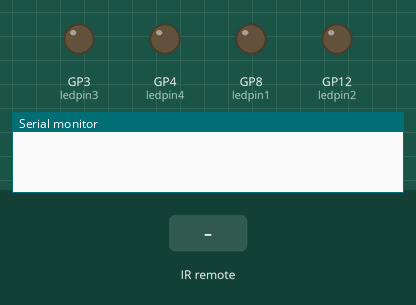
Bench run of a sketch on a simulated Raspberry Pi Pico. Parts: output pins drawn as LEDs (lit = HIGH), the last lines printed to the serial monitor. The test bench sets the inputs (shaded band).

Above: at 1.2 s.
1.3 s: infrared code 0x42 received
At 3.1 s:
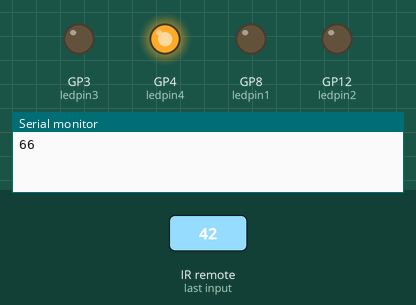
3.4 s: infrared code 0x1C received
At 4.2 s:
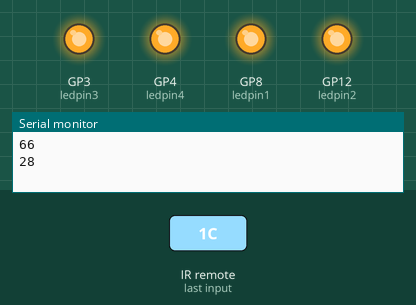
4.9 s: infrared code 0x42 received
At 5.0 s:
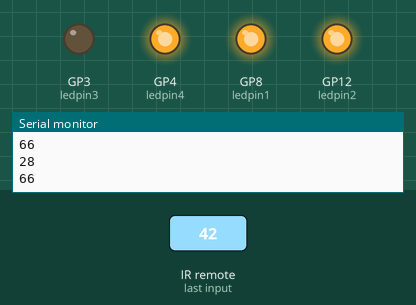
6.6 s: infrared code 0xC received
At 7.8 s:
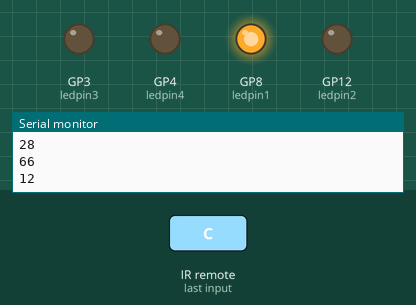
8.1 s: infrared code 0x18 received
At 9.0 s:
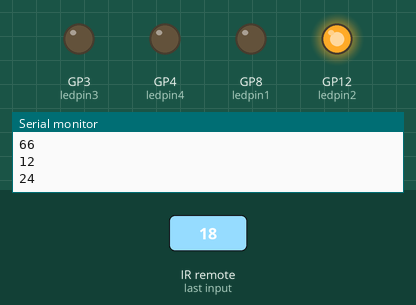
Timing chart, 0 to 10.6 s (numbered marks = the images above; inputs shaded):
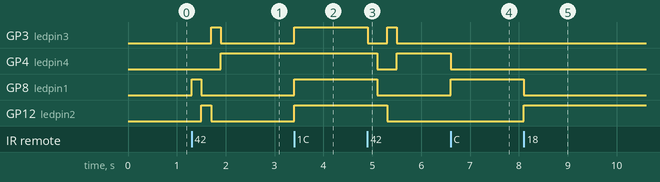

The sketch:

17_Light_Control_with_Remote.ino
```cpp
#include <Arduino.h>
#include "PinDefinitionsAndMore.h"
#include <IRremote.hpp>

const int ledpin1 = 8;
const int ledpin2 = 12;
const int ledpin3 = 3;
const int ledpin4 = 4;

void setup() {
    pinMode(ledpin1, OUTPUT);
    pinMode(ledpin2, OUTPUT);
     pinMode(ledpin3, OUTPUT);
    pinMode(ledpin4, OUTPUT);

    Serial.begin(115200);
    IrReceiver.begin(IR_RECEIVE_PIN, ENABLE_LED_FEEDBACK);
}

void loop() {
    if (IrReceiver.decode()) {
        if (IrReceiver.decodedIRData.protocol != UNKNOWN) {
          Serial.println(IrReceiver.decodedIRData.command);
            switch(IrReceiver.decodedIRData.command) {

                case 12://1
                   digitalWrite(ledpin2, LOW);
                   digitalWrite(ledpin3, LOW);
                   digitalWrite(ledpin4, LOW);
                   digitalWrite(ledpin1, HIGH);
                    delay(1000);

                    break;
                case 24://2
                digitalWrite(ledpin1, LOW);
                   digitalWrite(ledpin3, LOW);
                   digitalWrite(ledpin4, LOW);
                   digitalWrite(ledpin2, HIGH);
                    delay(1000);
                   break;
                case 94://3
               digitalWrite(ledpin2, LOW);
                   digitalWrite(ledpin4, LOW);
                   digitalWrite(ledpin1, LOW);
                   digitalWrite(ledpin3, HIGH);
                    delay(1000);
                   break;
                case 8://4
               digitalWrite(ledpin2, LOW);
                   digitalWrite(ledpin3, LOW);
                   digitalWrite(ledpin1, LOW);
                   digitalWrite(ledpin4, HIGH);
                    delay(1000);
                   break;
                     case 28://5
               digitalWrite(ledpin2, HIGH);
                   digitalWrite(ledpin3, HIGH);
                   digitalWrite(ledpin1, HIGH);
                   digitalWrite(ledpin4, HIGH);
                    delay(1000);
                   break;
                     case 90://6
               digitalWrite(ledpin2, LOW);
                   digitalWrite(ledpin3, LOW);
                   digitalWrite(ledpin1, LOW);
                   digitalWrite(ledpin4, LOW);
                    delay(1000);
                   break;
                       case 66://7

                   digitalWrite(ledpin3, LOW);
                   digitalWrite(ledpin1, HIGH);
                    delay(200);
                    digitalWrite(ledpin1, LOW);
                    digitalWrite(ledpin3, LOW);
                   digitalWrite(ledpin2, LOW);
                   digitalWrite(ledpin4, LOW);
                  digitalWrite(ledpin2, HIGH);
                    delay(200);
                    digitalWrite(ledpin2, LOW);
                    digitalWrite(ledpin3, HIGH);
                    delay(200);
                     digitalWrite(ledpin3, LOW);
                     digitalWrite(ledpin4, HIGH);
                    delay(200);
                   break;
                default:
                   break;
            }
        }
        IrReceiver.resume();
      }
}
```

PinDefinitionsAndMore.h
```cpp
// (licence header left out)
/*
 * Pin mapping table for different platforms
 *
 * Platform     IR input    IR output   Tone      Core/Pin schema
 * --------------------------------------------------------------
 * DEFAULT/AVR  2           3           4         Arduino
 * ATtinyX5     0|PB0       4|PB4       3|PB3     ATTinyCore
 * ATtiny167    3|PA3       2|PA2       7|PA7     ATTinyCore
 * ATtiny167    9|PA3       8|PA2       5|PA7     Digispark original core
 * ATtiny84      |PB2        |PA4        |PA3     ATTinyCore
 * ATtiny88     3|PD3       4|PD4       9|PB1     ATTinyCore
 * ATtiny3217  18|PA1      19|PA2      20|PA3     MegaTinyCore
 * ATtiny1604   2           3|PA5       %
 * ATtiny816   14|PA1      16|PA3       1|PA5     MegaTinyCore
 * ATtiny1614   8|PA1      10|PA3       1|PA5     MegaTinyCore
 * SAMD21       3           4           5
 * ESP8266      14|D5       12|D6       %
 * ESP32        15          4          27
 * ESP32-C3     6           7          10
 * BluePill     PA6         PA7       PA3
 * APOLLO3      11          12          5
 * RP2040       3|GPIO15    4|GPIO16    5|GPIO17
 */
//#define _IR_MEASURE_TIMING // For debugging purposes.

#if defined(__AVR__)
#if defined(__AVR_ATtiny25__) || defined(__AVR_ATtiny45__) || defined(__AVR_ATtiny85__) // Digispark board. For use with ATTinyCore.
#include "ATtinySerialOut.hpp" // TX is at pin 2 - Available as Arduino library "ATtinySerialOut". Saves 700 bytes program memory and 70 bytes RAM for ATtinyCore.
#define IR_RECEIVE_PIN  PIN_PB0
#define IR_SEND_PIN     PIN_PB4 // Pin 2 is serial output with ATtinySerialOut. Pin 1 is internal LED and Pin3 is USB+ with pullup on Digispark board.
#define TONE_PIN        PIN_PB3
#define _IR_TIMING_TEST_PIN PIN_PB3

#  elif defined(__AVR_ATtiny87__) || defined(__AVR_ATtiny167__) // Digispark pro board
#include "ATtinySerialOut.hpp" // Available as Arduino library "ATtinySerialOut"
// For ATtiny167 Pins PB6 and PA3 are usable as interrupt source.
#  if defined(ARDUINO_AVR_DIGISPARKPRO)
// For use with Digispark original core
#define IR_RECEIVE_PIN   9 // PA3 - on Digispark board labeled as pin 9
//#define IR_RECEIVE_PIN  14 // PB6 / INT0 is connected to USB+ on DigisparkPro boards
#define IR_SEND_PIN      8 // PA2 - on Digispark board labeled as pin 8
#define TONE_PIN         5 // PA7 - on Digispark board labeled as pin 5
#define _IR_TIMING_TEST_PIN 10 // PA4
#  else
// For use with ATTinyCore
#define IR_RECEIVE_PIN  PIN_PA3 // On Digispark board labeled as pin 9 - INT0 is connected to USB+ on DigisparkPro boards
#define IR_SEND_PIN     PIN_PA2 // On Digispark board labeled as pin 8
#define TONE_PIN        PIN_PA7 // On Digispark board labeled as pin 5
#  endif

#  elif defined(__AVR_ATtiny84__) // For use with ATTinyCore
#include "ATtinySerialOut.hpp" // Available as Arduino library "ATtinySerialOut". Saves 128 bytes program memory.
#define IR_RECEIVE_PIN   PIN_PB2 // INT0
#define IR_SEND_PIN      PIN_PA4
#define TONE_PIN         PIN_PA3
#define _IR_TIMING_TEST_PIN PIN_PA5

#  elif defined(__AVR_ATtiny88__) // MH-ET Tiny88 board. For use with ATTinyCore.
#include "ATtinySerialOut.hpp" // Available as Arduino library "ATtinySerialOut". Saves 128 bytes program memory.
// Pin 6 is TX, pin 7 is RX
#define IR_RECEIVE_PIN   PIN_PD3 // 3 - INT1
#define IR_SEND_PIN      PIN_PD4 // 4
#define TONE_PIN         PIN_PB1 // 9
#define _IR_TIMING_TEST_PIN PIN_PB0 // 8

#  elif defined(__AVR_ATtiny1616__)  || defined(__AVR_ATtiny3216__) || defined(__AVR_ATtiny3217__) // For use with megaTinyCore
// Tiny Core Dev board
// https://www.tindie.com/products/xkimi/tiny-core-16-dev-board-attiny1616/ - Out of Stock
// https://www.tindie.com/products/xkimi/tiny-core-32-dev-board-attiny3217/ - Out of Stock
#define IR_RECEIVE_PIN   PIN_PA1 // use 18 instead of PIN_PA1 for TinyCore32
#define IR_SEND_PIN      PIN_PA2 // 19
#define TONE_PIN         PIN_PA3 // 20
#define APPLICATION_PIN  PIN_PA0 // 0
#undef LED_BUILTIN               // No LED available on the TinyCore 32 board, take the one on the programming board which is connected to the DAC output
#define LED_BUILTIN      PIN_PA6 // use 2 instead of PIN_PA6 for TinyCore32

#  elif defined(__AVR_ATtiny816__) // For use with megaTinyCore
#define IR_RECEIVE_PIN  PIN_PA1 // 14
#define IR_SEND_PIN     PIN_PA1 // 16
#define TONE_PIN        PIN_PA5 // 1
#define APPLICATION_PIN PIN_PA4 // 0
#undef LED_BUILTIN              // No LED available, take the one which is connected to the DAC output
#define LED_BUILTIN     PIN_PB5 // 4

#  elif defined(__AVR_ATtiny1614__) // For use with megaTinyCore
#define IR_RECEIVE_PIN   PIN_PA1 // 8
#define IR_SEND_PIN      PIN_PA3 // 10
#define TONE_PIN         PIN_PA5 // 1
#define APPLICATION_PIN  PIN_PA4 // 0

#  elif defined(__AVR_ATtiny1604__) // For use with megaTinyCore
#define IR_RECEIVE_PIN   PIN_PA6 // 2 - To be compatible with interrupt example, pin 2 is chosen here.
#define IR_SEND_PIN      PIN_PA7 // 3
#define APPLICATION_PIN  PIN_PB2 // 5

#define tone(...) void()      // Define as void, since TCB0_INT_vect is also used by tone()
#define noTone(a) void()
#define TONE_PIN         42 // Dummy for examples using it

#  elif defined(__AVR_ATmega1284__) || defined(__AVR_ATmega1284P__) \
|| defined(__AVR_ATmega644__) || defined(__AVR_ATmega644P__) \
|| defined(__AVR_ATmega324P__) || defined(__AVR_ATmega324A__) \
|| defined(__AVR_ATmega324PA__) || defined(__AVR_ATmega164A__) \
|| defined(__AVR_ATmega164P__) || defined(__AVR_ATmega32__) \
|| defined(__AVR_ATmega16__) || defined(__AVR_ATmega8535__) \
|| defined(__AVR_ATmega64__) || defined(__AVR_ATmega128__) \
|| defined(__AVR_ATmega1281__) || defined(__AVR_ATmega2561__) \
|| defined(__AVR_ATmega8515__) || defined(__AVR_ATmega162__)
#define IR_RECEIVE_PIN      2
#define IR_SEND_PIN        13
#define TONE_PIN            4
#define APPLICATION_PIN     5
#define ALTERNATIVE_IR_FEEDBACK_LED_PIN 6 // E.g. used for examples which use LED_BUILDIN for example output.
#define _IR_TIMING_TEST_PIN 7

#  else // Default as for ATmega328 like on Uno, Nano, Leonardo, Teensy 2.0 etc.
#define IR_RECEIVE_PIN      2 // To be compatible with interrupt example, pin 2 is chosen here.
#define IR_SEND_PIN         3
#define TONE_PIN            4
#define APPLICATION_PIN     5
#define ALTERNATIVE_IR_FEEDBACK_LED_PIN 6 // E.g. used for examples which use LED_BUILDIN for example output.
#define _IR_TIMING_TEST_PIN 7

#    if defined(ARDUINO_AVR_PROMICRO) // Sparkfun Pro Micro is __AVR_ATmega32U4__ but has different external circuit
// We have no built in LED at pin 13 -> reuse RX LED
#undef LED_BUILTIN
#define LED_BUILTIN         LED_BUILTIN_RX
#    endif
#  endif // defined(__AVR_ATtiny25__)...

#elif defined(ARDUINO_ARCH_RENESAS_UNO) // Uno R4
// To be compatible with Uno R3.
#define IR_RECEIVE_PIN      2
#define IR_SEND_PIN         3
#define TONE_PIN            4
#define APPLICATION_PIN     5
#define ALTERNATIVE_IR_FEEDBACK_LED_PIN 6 // E.g. used for examples which use LED_BUILDIN for example output.
#define _IR_TIMING_TEST_PIN 7

#elif defined(ESP8266)
#define FEEDBACK_LED_IS_ACTIVE_LOW // The LED on my board (D4) is active LOW
#define IR_RECEIVE_PIN          14 // D5
#define IR_SEND_PIN             12 // D6 - D4/pin 2 is internal LED
#define _IR_TIMING_TEST_PIN      2 // D4
#define APPLICATION_PIN         13 // D7

#define tone(...) void()      // tone() inhibits receive timer
#define noTone(a) void()
#define TONE_PIN                42 // Dummy for examples using it

#elif defined(CONFIG_IDF_TARGET_ESP32C3) || defined(ARDUINO_ESP32C3_DEV)
#define NO_LED_FEEDBACK_CODE   // The  WS2812 on pin 8 of AI-C3 board crashes if used as receive feedback LED, other I/O pins are working...
#define IR_RECEIVE_PIN           6
#define IR_SEND_PIN              7
#define TONE_PIN                10
#define APPLICATION_PIN         18

#elif defined(ESP32)
#include <Arduino.h>

// tone() is included in ESP32 core since 2.0.2
#if !defined(ESP_ARDUINO_VERSION_VAL)
#define ESP_ARDUINO_VERSION_VAL(major, minor, patch) 12345678
#endif
#if ESP_ARDUINO_VERSION  <= ESP_ARDUINO_VERSION_VAL(2, 0, 2)
#define TONE_LEDC_CHANNEL        1  // Using channel 1 makes tone() independent of receiving timer -> No need to stop receiving timer.
void tone(uint8_t aPinNumber, unsigned int aFrequency){
    ledcAttachPin(aPinNumber, TONE_LEDC_CHANNEL);
    ledcWriteTone(TONE_LEDC_CHANNEL, aFrequency);
}
void tone(uint8_t aPinNumber, unsigned int aFrequency, unsigned long aDuration){
    ledcAttachPin(aPinNumber, TONE_LEDC_CHANNEL);
    ledcWriteTone(TONE_LEDC_CHANNEL, aFrequency);
    delay(aDuration);
    ledcWriteTone(TONE_LEDC_CHANNEL, 0);
}
void noTone(uint8_t aPinNumber){
    ledcWriteTone(TONE_LEDC_CHANNEL, 0);
}
#endif // ESP_ARDUINO_VERSION  <= ESP_ARDUINO_VERSION_VAL(2, 0, 2)

#define IR_RECEIVE_PIN          15  // D15
#define IR_SEND_PIN              4  // D4
#define TONE_PIN                27  // D27 25 & 26 are DAC0 and 1
#define APPLICATION_PIN         16  // RX2 pin

#elif defined(ARDUINO_ARCH_STM32) || defined(ARDUINO_ARCH_STM32F1) // BluePill
// Timer 3 blocks PA6, PA7, PB0, PB1 for use by Servo or tone()
#define IR_RECEIVE_PIN          PA6
#define IR_RECEIVE_PIN_STRING   "PA6"
#define IR_SEND_PIN             PA7
#define IR_SEND_PIN_STRING      "PA7"
#define TONE_PIN                PA3
#define _IR_TIMING_TEST_PIN     PA5
#define APPLICATION_PIN         PA2
#define APPLICATION_PIN_STRING  "PA2"
#  if defined(ARDUINO_GENERIC_STM32F103C) || defined(ARDUINO_BLUEPILL_F103C8)
// BluePill LED is active low
#define FEEDBACK_LED_IS_ACTIVE_LOW
#  endif

#elif defined(ARDUINO_ARCH_APOLLO3) // Sparkfun Apollo boards
#define IR_RECEIVE_PIN  11
#define IR_SEND_PIN     12
#define TONE_PIN         5

#elif defined(ARDUINO_ARCH_MBED) && defined(ARDUINO_ARCH_MBED_NANO) // Arduino Nano 33 BLE
#define IR_RECEIVE_PIN      3   // GPIO15 Start with pin 3 since pin 2|GPIO25 is connected to LED on Pi pico
#define IR_SEND_PIN         4   // GPIO16
#define TONE_PIN            5
#define APPLICATION_PIN     6
#define ALTERNATIVE_IR_FEEDBACK_LED_PIN 7 // E.g. used for examples which use LED_BUILDIN for example output.
#define _IR_TIMING_TEST_PIN 8

#elif defined(ARDUINO_ARCH_RP2040) // Arduino Nano Connect, Pi Pico with arduino-pico core https://github.com/earlephilhower/arduino-pico
#define IR_RECEIVE_PIN      15  // GPIO15 to be compatible with the Arduino Nano RP2040 Connect (pin3)
#define IR_SEND_PIN         16  // GPIO16
#define TONE_PIN            17
#define APPLICATION_PIN     18
#define ALTERNATIVE_IR_FEEDBACK_LED_PIN 19 // E.g. used for examples which use LED_BUILDIN for example output.
#define _IR_TIMING_TEST_PIN 20

// If you program the Nano RP2040 Connect with this core, then you must redefine LED_BUILTIN
// and use the external reset with 1 kOhm to ground to enter UF2 mode
#undef LED_BUILTIN
#define LED_BUILTIN          6

#elif defined(PARTICLE) // !!!UNTESTED!!!
#define IR_RECEIVE_PIN      A4
#define IR_SEND_PIN         A5 // Particle supports multiple pins

#define LED_BUILTIN         D7

/*
 * 4 times the same (default) layout for easy adaption in the future
 */
#elif defined(TEENSYDUINO) // Teensy 2.0 is handled at default for ATmega328 like on Uno, Nano, Leonardo etc.
#define IR_RECEIVE_PIN      2
#define IR_SEND_PIN         3
#define TONE_PIN            4
#define APPLICATION_PIN     5
#define ALTERNATIVE_IR_FEEDBACK_LED_PIN 6 // E.g. used for examples which use LED_BUILDIN for example output.
#define _IR_TIMING_TEST_PIN 7

#elif defined(ARDUINO_ARCH_MBED) // Arduino Nano 33 BLE
#define IR_RECEIVE_PIN      2
#define IR_SEND_PIN         3
#define TONE_PIN            4
#define APPLICATION_PIN     5
#define ALTERNATIVE_IR_FEEDBACK_LED_PIN 6 // E.g. used for examples which use LED_BUILDIN for example output.
#define _IR_TIMING_TEST_PIN 7

#elif defined(ARDUINO_ARCH_SAMD) || defined(ARDUINO_ARCH_SAM)
#define IR_RECEIVE_PIN      2
#define IR_SEND_PIN         3
#define TONE_PIN            4
#define APPLICATION_PIN     5
#define ALTERNATIVE_IR_FEEDBACK_LED_PIN 6 // E.g. used for examples which use LED_BUILDIN for example output.
#define _IR_TIMING_TEST_PIN 7

#if !defined(ARDUINO_SAMD_ADAFRUIT) && !defined(ARDUINO_SEEED_XIAO_M0)
// On the Zero and others we switch explicitly to SerialUSB
#define Serial SerialUSB
#endif

// Definitions for the Chinese SAMD21 M0-Mini clone, which has no led connected to D13/PA17.
// Attention!!! D2 and D4 are swapped on these boards!!!
// If you connect the LED, it is on pin 24/PB11. In this case activate the next two lines.
//#undef LED_BUILTIN
//#define LED_BUILTIN 24 // PB11
// As an alternative you can choose pin 25, it is the RX-LED pin (PB03), but active low.In this case activate the next 3 lines.
//#undef LED_BUILTIN
//#define LED_BUILTIN 25 // PB03
//#define FEEDBACK_LED_IS_ACTIVE_LOW // The RX LED on the M0-Mini is active LOW

#elif defined (NRF51) // BBC micro:bit
#define IR_RECEIVE_PIN      2
#define IR_SEND_PIN         3
#define APPLICATION_PIN     1
#define _IR_TIMING_TEST_PIN 4

#define tone(...) void()    // no tone() available
#define noTone(a) void()
#define TONE_PIN           42 // Dummy for examples using it

#else
#warning Board / CPU is not detected using pre-processor symbols -> using default values, which may not fit. Please extend PinDefinitionsAndMore.h.
// Default valued for unidentified boards
#define IR_RECEIVE_PIN      2
#define IR_SEND_PIN         3
#define TONE_PIN            4
#define APPLICATION_PIN     5
#define ALTERNATIVE_IR_FEEDBACK_LED_PIN 6 // E.g. used for examples which use LED_BUILDIN for example output.
#define _IR_TIMING_TEST_PIN 7
#endif // defined(ESP8266)

#if defined(ESP32) || defined(ARDUINO_ARCH_RP2040) || defined(PARTICLE) || defined(ARDUINO_ARCH_MBED)
#define SEND_PWM_BY_TIMER // We do not have pin restrictions for this CPU's, so lets use the hardware PWM for send carrier signal generation
#else
# if defined(SEND_PWM_BY_TIMER)
#undef IR_SEND_PIN // SendPin is determined by timer! This avoids warnings in IRremote.hpp and IRTimer.hpp
#  endif
#endif

#if !defined (FLASHEND)
#define FLASHEND 0xFFFF // Dummy value for platforms where FLASHEND is not defined
#endif

/*
 * Helper macro for getting a macro definition as string
 */
#if !defined(STR_HELPER)
#define STR_HELPER(x) #x
#define STR(x) STR_HELPER(x)
#endif
```

Measured:
- after the input at 1.3 s, GP3 (ledpin3): LOW → HIGH after 0.40 s, → LOW 0.20 s later; GP4 (ledpin4): LOW → HIGH after 0.60 s; GP8 (ledpin1): LOW → HIGH at once, → LOW 0.20 s later; GP12 (ledpin2): LOW → HIGH after 0.20 s, → LOW 0.20 s later
- after the input at 3.4 s, GP3 (ledpin3), GP8 (ledpin1), GP12 (ledpin2): LOW → HIGH at once
- after the input at 4.9 s, GP3 (ledpin3): HIGH → LOW at once, → HIGH 0.40 s later, → LOW 0.20 s later; GP4 (ledpin4): HIGH → LOW after 0.20 s, → HIGH 0.40 s later; GP8 (ledpin1): HIGH → LOW after 0.20 s; GP12 (ledpin2): HIGH → LOW after 0.40 s
- after the input at 6.6 s, GP4 (ledpin4): HIGH → LOW at once; GP8 (ledpin1): LOW → HIGH at once
- after the input at 8.1 s, GP8 (ledpin1): HIGH → LOW at once; GP12 (ledpin2): LOW → HIGH at once
